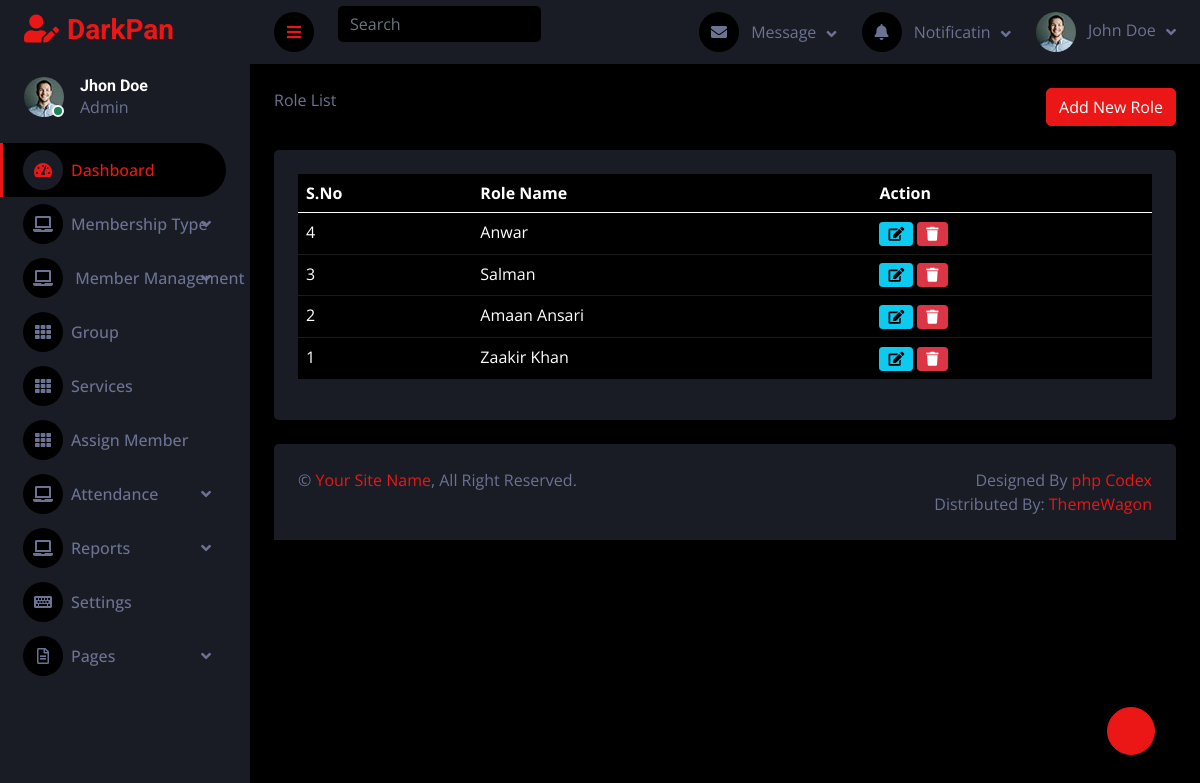
The app's page /view-role.php (signed in) with its own data.
### tables this page shows
CREATE TABLE IF NOT EXISTS `role` (
  `id` int NOT NULL AUTO_INCREMENT,
  `name` varchar(250) DEFAULT NULL,
  `description` varchar(250) DEFAULT NULL,
  PRIMARY KEY (`id`)
);

### view-role.php (the view)
<?php include "common/header.php";?>
 <div class="container-fluid pt-4 px-4">
                <div class="row g-4">
     <div class="clearfix">
  <span class="float-start">Role List</span>
  <span> <a href="add-role.php" <button type="button" class="btn btn-primary float-end">Add New Role</button></a></span>
</div>
<div class="col-sm-12">
                        <div class="bg-secondary rounded h-100 p-4">
                            <table class="table table-dark">
                                <thead>
                                    <tr>
                                        <th scope="col">S.No</th>
                                        <th scope="col">Role Name</th>
                                        <th scope="col">Action</th>
                                    </tr>
                                </thead>
                               <tbody>
  <?php
 $sql = mysqli_query($conn, "SELECT * FROM `role` order by id desc");
                   while ($row = mysqli_fetch_assoc($sql)) {
                       echo "<tr>
                               <td>{$row['id']}</td>
                             <td>{$row['name']}</td>
                               <td><a class='btn btn-sm btn-info' href='edit-role.php?id={$row['id']}'><i class='fa fa-edit'></i></a>
                   <a class='btn btn-sm btn-danger' href='delete-role.php?id={$row['id']}'><i class='fa fa-trash'></i></a></td>
                             </tr>";
                   }
                   ?>
                               </tbody>
                            </table>
                        </div>
                    </div>
                    </div>
                </div>
<?php include "common/footer.php";?>

### css/style.css (style rules this page uses)
.btn { transition: .5s; }

### records on screen
role: id "4", name "Anwar"
role: id "3", name "Salman"
role: id "2", name "Amaan Ansari"
role: id "1", name "Zaakir Khan"
